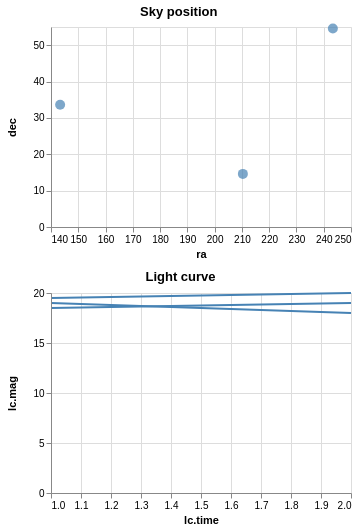

Specify this chart in Vega-Lite:
### Vega specification from a JSON file in a GitHub repository (floating-point values rounded to 4 significant figures)
{"$schema": "https://vega.github.io/schema/vega/v4.json", "description": "Show a line chart corresponding to selected points.", "autosize": "pad", "padding": 5, "width": 300, "data": [{"name": "pts_store"}, {"name": "source_0", "values": [{"id": "001", "ra": 243.3, "dec": "+54.6", "lc": [{"time": 1, "mag": 18.5}, {"time": 2, "mag": 19}]}, {"id": "002", "ra": 210.3, "dec": "+14.6", "lc": [{"time": 1, "mag": 19.5}, {"time": 2, "mag": 20}]}, {"id": "003", "ra": 143.3, "dec": "+33.6", "lc": [{"time": 1, "mag": 19}, {"time": 2, "mag": 18}]}]}, {"name": "data_0", "source": "source_0", "transform": [{"type": "flatten", "fields": ["lc"], "as": ["lc"]}]}, {"name": "data_1", "source": "data_0", "transform": [{"type": "aggregate", "groupby": ["ra", "dec", "id"], "ops": [], "fields": [], "as": []}]}, {"name": "data_2", "source": "data_0", "transform": [{"type": "formula", "expr": "datum[\"lc\"] && datum[\"lc\"][\"time\"]", "as": "lc.time"}, {"type": "formula", "expr": "datum[\"lc\"] && datum[\"lc\"][\"mag\"]", "as": "lc.mag"}, {"type": "filter", "expr": "!(length(data(\"pts_store\"))) || (vlSelectionTest(\"pts_store\", datum))"}]}], "signals": [{"name": "concat_0_height", "value": 200}, {"name": "concat_1_height", "value": 200}, {"name": "unit", "value": {}, "on": [{"events": "mousemove", "update": "isTuple(group()) ? group() : unit"}]}, {"name": "pts", "update": "vlSelectionResolve(\"pts_store\")"}], "layout": {"padding": {"row": 10, "column": 10}, "columns": 1, "bounds": "full", "align": "each"}, "marks": [{"type": "group", "name": "concat_0_group", "title": {"text": "Sky position"}, "style": "cell", "encode": {"update": {"width": {"signal": "width"}, "height": {"signal": "concat_0_height"}}}, "signals": [{"name": "pts_tuple", "value": {}, "on": [{"events": [{"source": "scope", "type": "click"}], "update": "datum && item().mark.marktype !== 'group' ? {unit: \"concat_0\", fields: pts_tuple_fields, values: [datum[\"id\"]]} : null", "force": true}]}, {"name": "pts_tuple_fields", "update": "[{\"field\":\"id\",\"type\":\"E\"}]"}, {"name": "pts_toggle", "value": false, "on": [{"events": [{"source": "scope", "type": "click"}], "update": "event.shiftKey"}]}, {"name": "pts_modify", "on": [{"events": {"signal": "pts_tuple"}, "update": "modify(\"pts_store\", pts_toggle ? null : pts_tuple, pts_toggle ? null : true, pts_toggle ? pts_tuple : null)"}]}], "marks": [{"name": "concat_0_marks", "type": "symbol", "style": ["circle"], "from": {"data": "data_1"}, "encode": {"update": {"opacity": {"value": 0.7}, "fill": [{"test": "datum[\"ra\"] === null || isNaN(datum[\"ra\"]) || datum[\"dec\"] === null || isNaN(datum[\"dec\"])", "value": null}, {"test": "!(length(data(\"pts_store\"))) || (vlSelectionTest(\"pts_store\", datum))", "value": "steelblue"}, {"value": "grey"}], "tooltip": {"signal": "{\"ra\": format(datum[\"ra\"], \"\"), \"dec\": format(datum[\"dec\"], \"\")}"}, "x": {"scale": "concat_0_x", "field": "ra"}, "y": {"scale": "concat_0_y", "field": "dec"}, "size": {"value": 100}, "shape": {"value": "circle"}}}}], "axes": [{"scale": "concat_0_x", "orient": "bottom", "grid": false, "title": "ra", "labelFlush": true, "labelOverlap": true, "tickCount": {"signal": "ceil(width/40)"}, "zindex": 1}, {"scale": "concat_0_x", "orient": "bottom", "gridScale": "concat_0_y", "grid": true, "tickCount": {"signal": "ceil(width/40)"}, "domain": false, "labels": false, "maxExtent": 0, "minExtent": 0, "ticks": false, "zindex": 0}, {"scale": "concat_0_y", "orient": "left", "grid": false, "title": "dec", "labelOverlap": true, "tickCount": {"signal": "ceil(concat_0_height/40)"}, "zindex": 1}, {"scale": "concat_0_y", "orient": "left", "gridScale": "concat_0_x", "grid": true, "tickCount": {"signal": "ceil(concat_0_height/40)"}, "domain": false, "labels": false, "maxExtent": 0, "minExtent": 0, "ticks": false, "zindex": 0}]}, {"type": "group", "name": "concat_1_group", "title": {"text": "Light curve"}, "style": "cell", "encode": {"update": {"width": {"signal": "width"}, "height": {"signal": "concat_1_height"}}}, "marks": [{"name": "concat_1_pathgroup", "type": "group", "from": {"facet": {"name": "faceted_path_concat_1_main", "data": "data_2", "groupby": ["id"]}}, "encode": {"update": {"width": {"field": {"group": "width"}}, "height": {"field": {"group": "height"}}}}, "marks": [{"name": "concat_1_marks", "type": "line", "style": ["line"], "sort": {"field": "datum[\"lc.time\"]", "order": "descending"}, "from": {"data": "faceted_path_concat_1_main"}, "encode": {"update": {"stroke": {"value": "steelblue"}, "tooltip": {"signal": "{\"lc.time\": format(datum[\"lc.time\"], \"\"), \"lc.mag\": format(datum[\"lc.mag\"], \"\"), \"id\": ''+datum[\"id\"]}"}, "x": {"scale": "concat_1_x", "field": "lc\\.time"}, "y": {"scale": "concat_1_y", "field": "lc\\.mag"}, "defined": {"signal": "datum[\"lc.time\"] !== null && !isNaN(datum[\"lc.time\"]) && datum[\"lc.mag\"] !== null && !isNaN(datum[\"lc.mag\"])"}}}}]}], "axes": [{"scale": "concat_1_x", "orient": "bottom", "grid": false, "title": "lc.time", "labelFlush": true, "labelOverlap": true, "tickCount": {"signal": "ceil(width/40)"}, "zindex": 1}, {"scale": "concat_1_x", "orient": "bottom", "gridScale": "concat_1_y", "grid": true, "tickCount": {"signal": "ceil(width/40)"}, "domain": false, "labels": false, "maxExtent": 0, "minExtent": 0, "ticks": false, "zindex": 0}, {"scale": "concat_1_y", "orient": "left", "grid": false, "title": "lc.mag", "labelOverlap": true, "tickCount": {"signal": "ceil(concat_1_height/40)"}, "zindex": 1}, {"scale": "concat_1_y", "orient": "left", "gridScale": "concat_1_x", "grid": true, "tickCount": {"signal": "ceil(concat_1_height/40)"}, "domain": false, "labels": false, "maxExtent": 0, "minExtent": 0, "ticks": false, "zindex": 0}]}], "scales": [{"name": "concat_0_x", "type": "linear", "domain": {"data": "data_1", "field": "ra"}, "range": [0, {"signal": "width"}], "zero": false, "nice": true}, {"name": "concat_0_y", "type": "linear", "domain": {"data": "data_1", "field": "dec"}, "range": [{"signal": "concat_0_height"}, 0], "nice": true, "zero": true}, {"name": "concat_1_x", "type": "linear", "domain": {"data": "data_2", "field": "lc\\.time"}, "range": [0, {"signal": "width"}], "zero": false, "nice": true}, {"name": "concat_1_y", "type": "linear", "domain": {"data": "data_2", "field": "lc\\.mag"}, "range": [{"signal": "concat_1_height"}, 0], "nice": true, "zero": true}], "config": {"axisY": {"minExtent": 30}, "legend": {"gradientDirection": "horizontal", "gradientLength": 100}}}
